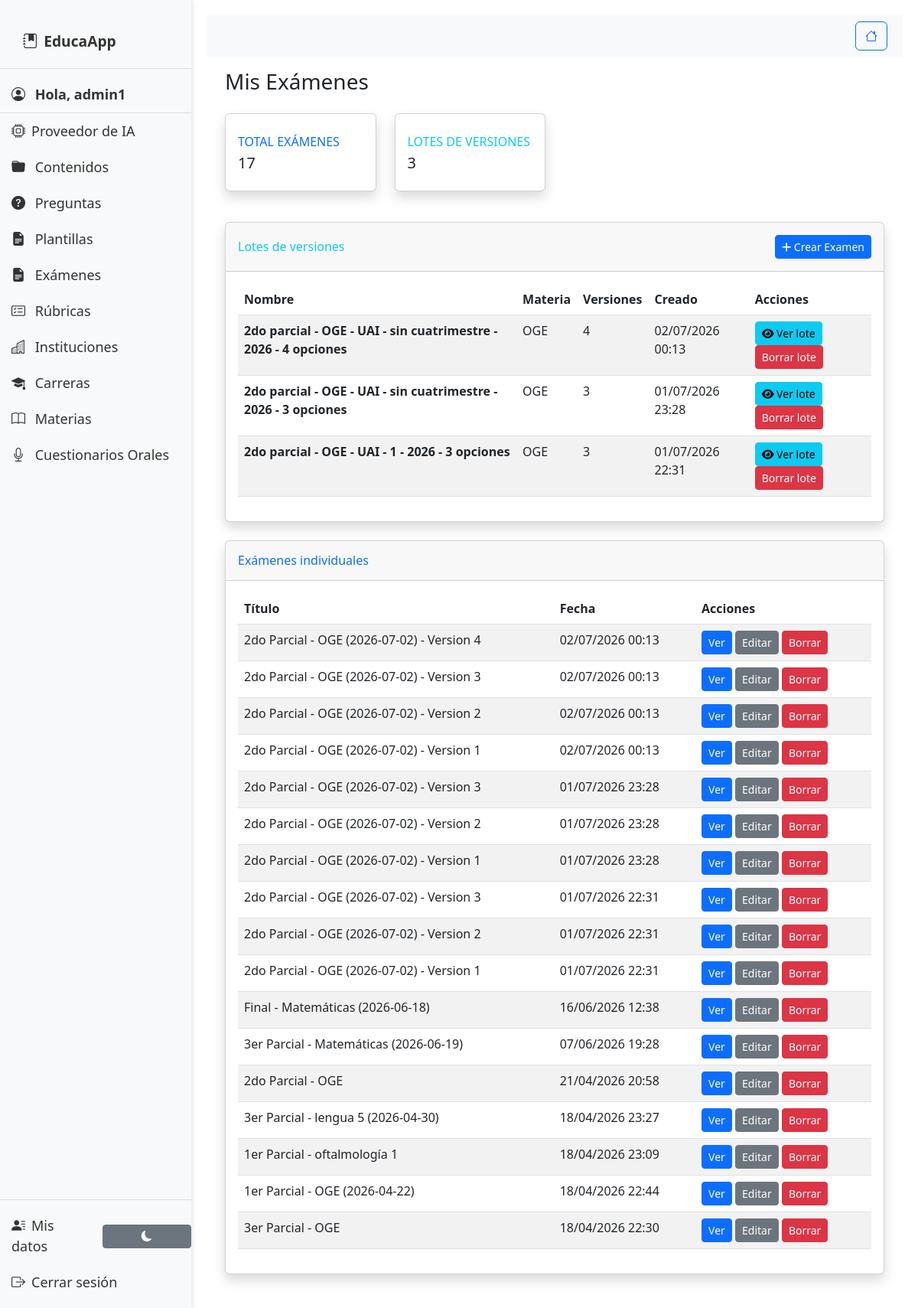
Page /mis-examenes/ (signed in) on the earlier database version.
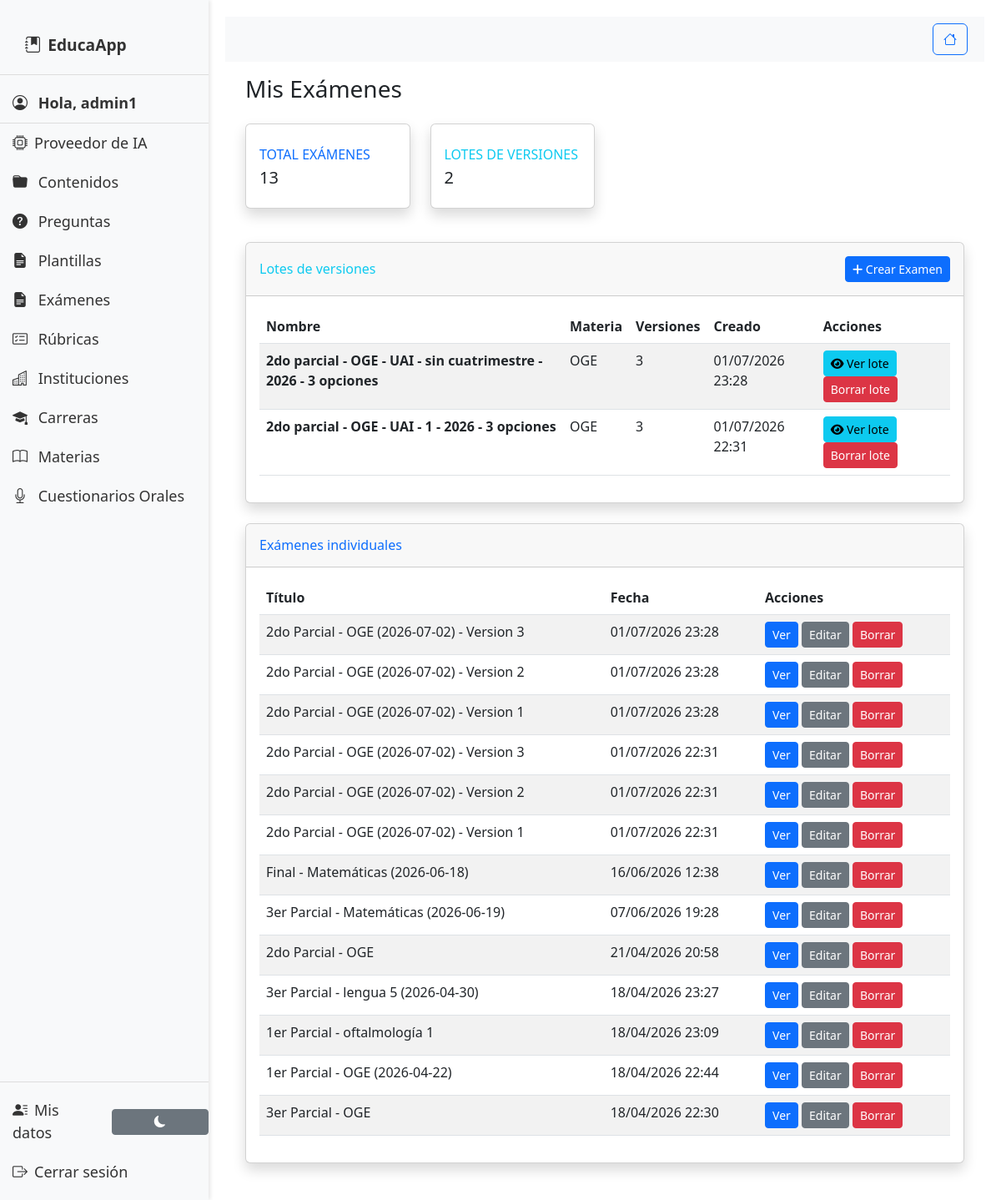
Same page on the later database version.
### material/models.py (models this page shows, shortened)
class ExamVersionBatch(models.Model):
    name = models.CharField(max_length=255, verbose_name='Nombre del lote')
    created_by = models.ForeignKey(
        User,
        on_delete=models.CASCADE,
        related_name='exam_version_batches',
        verbose_name='Creado por'
    )
    subject = models.ForeignKey(
        Subject,
        on_delete=models.SET_NULL,
        null=True,
        blank=True,
        verbose_name='Materia'
    )
    institution_name = models.CharField(max_length=255, blank=True, default='')
    exam_type = models.CharField(max_length=50, blank=True, default='')
    semester = models.CharField(max_length=50, blank=True, default='')
    year = models.IntegerField(null=True, blank=True)
    version_count = models.PositiveIntegerField(default=1)
    questions_per_version = models.PositiveIntegerField(default=1)
    created_at = models.DateTimeField(auto_now_add=True)
    class Meta:
        verbose_name = 'Lote de versiones de examen'
        verbose_name_plural = 'Lotes de versiones de examen'
        ordering = ['-created_at']

class Subject(models.Model):
    name = models.CharField(max_length=100)
    careers = models.ManyToManyField('Career', related_name='subject_careers')
    created_at = models.DateTimeField(auto_now_add=True)
    updated_at = models.DateTimeField(auto_now=True)
    learning_outcomes = models.TextField(
        blank=True,
        null=True,
        help_text="Legacy field - almacena outcomes en texto o JSON"
    )
    class Meta:
        db_table = 'material_subjects'
        verbose_name = 'Subject'
        verbose_name_plural = 'Subjects'
        ordering = ['name']

class Exam(models.Model):
    title = models.CharField(
        max_length=255,
        verbose_name="Título del examen",
        help_text="Ej: Parcial 1 - Matemáticas"
    )
    subject = models.ForeignKey(
        Subject,
        on_delete=models.SET_DEFAULT,
        default=1,
        verbose_name="Asignatura",
        related_name="exams"
    )
    topics = models.ManyToManyField(
        Topic,
        verbose_name="Temas evaluados",
        blank=True,
        related_name="exams"
    )
    questions = models.ManyToManyField(
        Question,
        verbose_name="Preguntas",
        related_name="exams"
    )
    instructions = models.TextField(
        verbose_name="Instrucciones generales",
        blank=True,
        null=True
    )
    duration_minutes = models.PositiveIntegerField(
        verbose_name="Duración (minutos)",
        default=60
    )
    created_at = models.DateTimeField(
        auto_now_add=True,
        verbose_name="Fecha de creación"
    )
    created_by = models.ForeignKey(
    User,
    on_delete=models.CASCADE,
    verbose_name="Creado por",
    related_name="created_exams",  # Cambiado a nombre único
    related_query_name="exam"      # Añadido para queries
    )
    version_batch = models.ForeignKey(
        'ExamVersionBatch',
        on_delete=models.SET_NULL,
        null=True,
        blank=True,
        related_name='versions',
        verbose_name='Lote de versiones'
    )
    version_number = models.PositiveIntegerField(
        null=True,
        blank=True,
        verbose_name='Numero de version'
    )
    is_published = models.BooleanField(
        default=False,
        verbose_name="Publicado"
    )
    learning_outcomes = models.ManyToManyField(
        LearningOutcome,
        verbose_name="Resultados de aprendizaje",
        blank=True
    )
    class Meta:
        verbose_name = "Examen"
        verbose_name_plural = "Exámenes"
        ordering = ["-created_at"]
        indexes = [
            models.Index(fields=["title"]),
            models.Index(fields=["subject"]),
        ]
    EXAM_TYPE_CHOICES = [
        ('final', 'Final'),
        ('parcial', 'Parcial'),
    ]
    EXAM_MODE_CHOICES = [
        ('oral', 'Oral'),
        ('escrito', 'Escrito'),
    ]
    EXAM_PARTIAL_CHOICES = [
        ('1ro', 'Primer Parcial'),
        ('2do', 'Segundo Parcial'),
        ('3ro', 'Tercer Parcial'),
        ('4to', 'Cuarto Parcial'),
    ]
    EXAM_GROUP_CHOICES = [
        ('individual', 'Individual'),
        ('grupal', 'Grupal'),
    ]
    SHIFT_CHOICES = [
        ('mañana', 'Mañana'),
        ('tarde', 'Tarde'),
        ('noche', 'Noche'),
    ]
    institution = models.ForeignKey(
        'Institution',
        on_delete=models.SET_NULL,
        null=True,
        blank=True,
        verbose_name="Institución"
    )
    faculty = models.ForeignKey(
        'Faculty',
        on_delete=models.SET_NULL,
        null=True,
        blank=True,
        verbose_name="Facultad"
    )
    campus = models.ForeignKey(
        'Campus',
        on_delete=models.SET_NULL,
        null=True,
        blank=True,
        verbose_name="Sede"
    )
    career_name = models.CharField(max_length=255, verbose_name="Carrera", blank=True, default='')
    subject = models.ForeignKey(
        'Subject',
        on_delete=models.SET_NULL,
        null=True,
        blank=True,
        verbose_name="Materia"
    )
    professor = models.ForeignKey(
        User,
        on_delete=models.SET_NULL,
        null=True,
        blank=True,
        verbose_name="Profesor"
    )
    year = models.IntegerField(verbose_name="Año", null=True, blank=True)
    exam_type = models.CharField(
        max_length=10,
        choices=EXAM_TYPE_CHOICES,
        verbose_name="Tipo de examen",
        blank=True,
        null=True,
    )
    partial_number = models.CharField(
        max_length=10,
        choices=EXAM_PARTIAL_CHOICES,
        blank=True,
        null=True,
        verbose_name="Número de parcial"
    )
    exam_mode = models.CharField(
        max_length=10,
        choices=EXAM_MODE_CHOICES,
        verbose_name="Modalidad de examen",
        blank=True,
        null=True,
    )
    exam_group = models.CharField(
        max_length=10,
        choices=EXAM_GROUP_CHOICES,
        default='individual',
        verbose_name="Modalidad grupal"
    )
    shift = models.CharField(
        max_length=10,
        choices=SHIFT_CHOICES,
        blank=True,
        null=True,
        verbose_name="Turno"
    )
    resolution_time = models.CharField(
        max_length=50,
        blank=True,
        null=True,
        verbose_name="Tiempo de resolución"
    )
    topics_to_evaluate = models.TextField(
        blank=True,
        null=True,
        verbose_name="Temas a evaluar"
    )
    notes_and_recommendations = models.TextField(
        blank=True,
        null=True,
        verbose_name="Notas y recomendaciones"
    )
    institution_name = models.CharField(max_length=255, blank=True, default='', verbose_name="Institución (texto)")
    faculty_name = models.CharField(max_length=255, blank=True, default='', verbose_name="Facultad (texto)")
    campus_name = models.CharField(max_length=255, blank=True, default='', verbose_name="Sede (texto)")
    subject_name = models.CharField(max_length=255, blank=True, default='', verbose_name="Materia (texto)")
    topics_snapshot = models.JSONField(default=list, blank=True, verbose_name="Temas (snapshot)")
    outcomes_snapshot = models.JSONField(default=list, blank=True, verbose_name="Resultados de aprendizaje (snapshot)")
    date_str = models.CharField(max_length=50, blank=True, default='', verbose_name="Fecha (texto)")
    alumno = models.CharField(max_length=255, blank=True, default='', verbose_name="Alumno/a")
    curso = models.CharField(max_length=100, blank=True, default='', verbose_name="Curso")
    learning_outcomes = models.ManyToManyField(
        'LearningOutcome',
        blank=True,
        verbose_name="Resultados de aprendizaje"
    )
    created_by = models.ForeignKey(
        User,
        on_delete=models.CASCADE,
        related_name='exam_templates'
    )
    created_at = models.DateTimeField(auto_now_add=True)
    class Meta:
        verbose_name = "Plantilla de Examen"
        verbose_name_plural = "Plantillas de Examen"
        ordering = ["-created_at"]
        indexes = [
            models.Index(fields=["exam_type", "year"]),
            models.Index(fields=["subject"]),
        ]

### material/views.py (the view)
# urls.py: path('mis-examenes/', material_views.mis_examenes, name='mis_examenes'),
@login_required
def mis_examenes(request):
    has_exam_version_fields, has_batch_table = _get_exam_version_schema_state()
    try:
        examenes_qs = Exam.objects.filter(created_by=request.user).select_related('subject')
        if has_exam_version_fields:
            examenes_qs = examenes_qs.select_related('version_batch')
        else:
            examenes_qs = examenes_qs.defer('version_batch', 'version_number')
        examenes = list(examenes_qs)
        if has_batch_table and has_exam_version_fields:
            batches = list(
                ExamVersionBatch.objects.filter(created_by=request.user).select_related('subject')
            )
        else:
            batches = []
    except (OperationalError, ProgrammingError, DatabaseError):
        logger.warning('Esquema de examenes desfasado en produccion; degradando mis_examenes sin lotes.')
        examenes = list(
            Exam.objects.filter(created_by=request.user).select_related('subject').defer('version_batch', 'version_number')
        )
        batches = []
    return render(request, 'material/exams/mis_examenes_new.html', {
        'examenes': examenes,
        'batches': batches,
    })

### material/templatetags/message_tags.py (called while the page is built)
@register.simple_tag(takes_context=True)
def get_filtered_messages(context, categories=None):
    request = context['request']
    messages = get_messages(request)
    messages_list = list(messages)
    if categories:
        if isinstance(categories, str):
            category_list = [cat.strip() for cat in categories.split(',')]
        else:
            category_list = [categories]
        filtered_messages = []
        for message in messages_list:
            message_tags = message.extra_tags if message.extra_tags else 'general'
            message_categories = [tag.strip() for tag in message_tags.split(',')]
            if any(cat in category_list for cat in message_categories):
                filtered_messages.append(message)
        return filtered_messages
    else:
        return messages_list

@register.inclusion_tag('material/components/messages.html', takes_context=True)
def show_messages(context, categories=None):
    filtered_messages = get_filtered_messages(context, categories)
    return {'messages': filtered_messages}

### material/templates/material/exams/mis_examenes_new.html (shortened to what the changed rows need)
{% extends 'material/base.html' %}
{% block content %}
<div class="container-fluid">
    <h1 class="h3 mb-4 text-gray-800">Mis Exámenes</h1>
    <div class="row mb-4">
        <div class="col-md-3 mb-3">
            <div class="card border-left-primary shadow h-100 py-2">
                <div class="card-body">
                    <div class="text-xs font-weight-bold text-primary text-uppercase mb-1">Total Exámenes</div>
                    <div class="h5 mb-0 font-weight-bold text-gray-800">{{ examenes|length }}</div>
                </div>
            </div>
        </div>
        <div class="col-md-3 mb-3">
            <div class="card border-left-info shadow h-100 py-2">
                <div class="card-body">
                    <div class="text-xs font-weight-bold text-info text-uppercase mb-1">Lotes de Versiones</div>
                    <div class="h5 mb-0 font-weight-bold text-gray-800">{{ batches|length }}</div>
                </div>
            </div>
        </div>
    </div>
    <div class="card shadow mb-4">
        <div class="card-body">
            {% if batches %}
            <div class="table-responsive">
                <table class="table table-striped">
                    <thead>
                        <tr>
                            <th>Nombre</th>
                            <th>Materia</th>
                            <th>Versiones</th>
                            <th>Creado</th>
                            <th>Acciones</th>
                        </tr>
                    </thead>
                    <tbody>
                        {% for batch in batches %}
                        <tr>
                            <td><strong>{{ batch.name }}</strong></td>
                            <td>{{ batch.subject.name|default:'-' }}</td>
                            <td>{{ batch.version_count }}</td>
                            <td>{{ batch.created_at|date:"d/m/Y H:i" }}</td>
                            <td>
                                <a href="{% url 'material:view_exam_batch' batch.id %}" class="btn btn-sm btn-info">
                                    <i class="fas fa-eye"></i> Ver lote
                                </a>
                                <form method="post" action="{% url 'material:eliminar_exam_batch' batch.id %}" class="d-inline" onsubmit="return confirm('¿Eliminar este lote y todas sus versiones?');">
                                    <button type="submit" class="btn btn-sm btn-danger">Borrar lote</button>
                                </form>
                            </td>
                        </tr>
                        {% endfor %}
                    </tbody>
                </table>
            </div>
            {% else %}
            <p class="text-muted mb-0">Aún no hay lotes de versiones.</p>
            {% endif %}
        </div>
    </div>
    <div class="card shadow mb-4">
        <div class="card-body">
            {% if examenes %}
            <div class="table-responsive">
                <table class="table table-striped">
                    <thead>
                        <tr>
                            <th>Título</th>
                            <th>Fecha</th>
                            <th>Acciones</th>
                        </tr>
                    </thead>
                    <tbody>
                        {% for examen in examenes %}
                        <tr>
                            <td>{{ examen.title }}</td>
                            <td>{{ examen.created_at|date:"d/m/Y H:i" }}</td>
                            <td>
                                <a href="{% url 'material:ver_examen' examen.pk %}" class="btn btn-sm btn-primary">Ver</a>
                                <a href="{% url 'material:editar_examen' examen.pk %}" class="btn btn-sm btn-secondary">Editar</a>
                                <form method="post" action="{% url 'material:eliminar_examen' examen.pk %}" class="d-inline" onsubmit="return confirm('¿Eliminar este examen?');">
                                    <button type="submit" class="btn btn-sm btn-danger">Borrar</button>
                                </form>
                            </td>
                        </tr>
                        {% endfor %}
                    </tbody>
                </table>
            </div>
            {% else %}
            <p class="text-muted mb-0">No tienes exámenes individuales aún.</p>
            {% endif %}
        </div>
    </div>
</div>
{% endblock %}

Differences in the rows shown:
removed ExamVersionBatch: name "2do parcial - OGE - UAI - sin cuatrimestre - 2026 - 4 opciones", subject.name "OGE", version_count "4", created_at "02/07/2026 00:13"
removed Exam: title "2do Parcial - OGE (2026-07-02) - Version 4", created_at "02/07/2026 00:13"
removed Exam: title "2do Parcial - OGE (2026-07-02) - Version 3", created_at "02/07/2026 00:13"
removed Exam: title "2do Parcial - OGE (2026-07-02) - Version 2", created_at "02/07/2026 00:13"
removed Exam: title "2do Parcial - OGE (2026-07-02) - Version 1", created_at "02/07/2026 00:13"
Other differences:
{{ examenes|length }}: "17" → "13"
{{ batches|length }}: "3" → "2"
